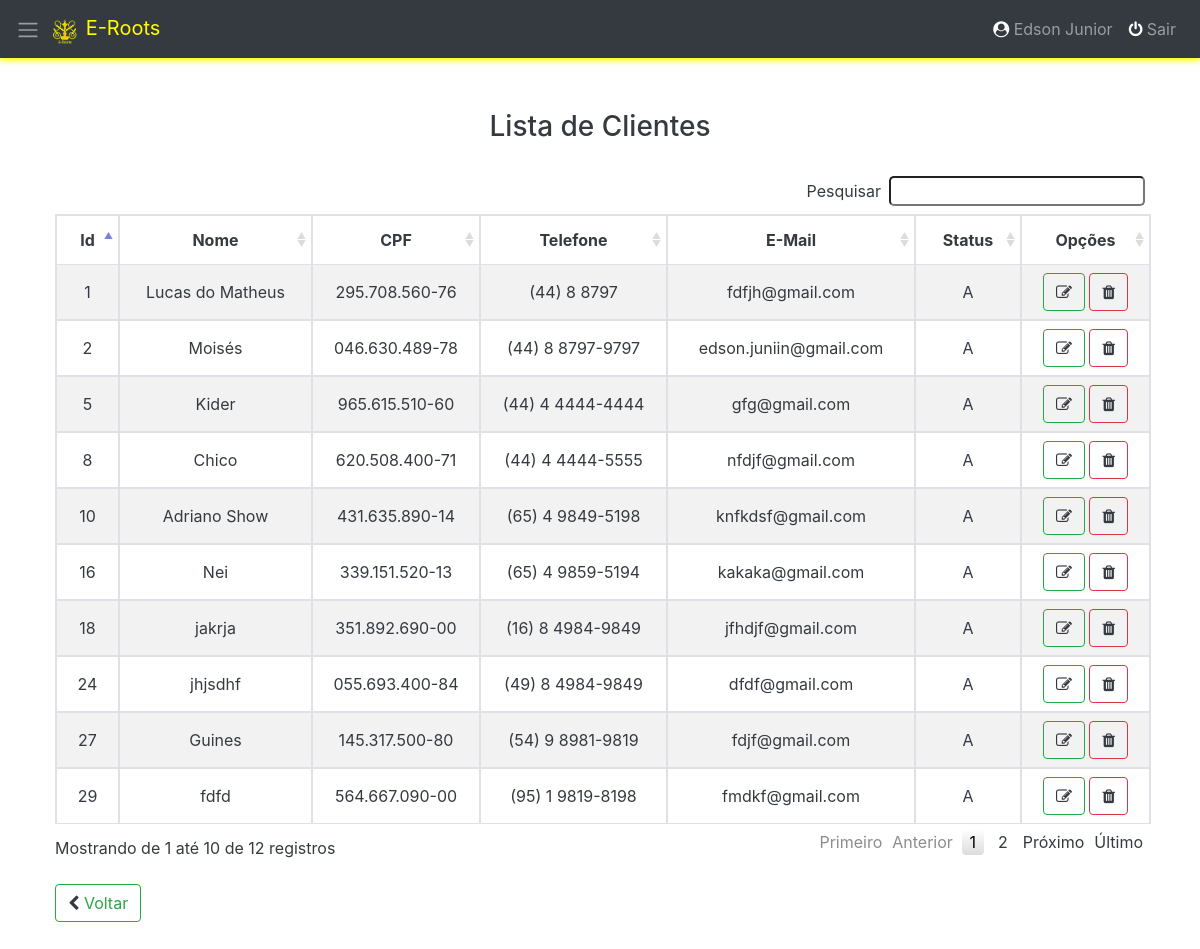
/admin/home.php?op=listar&pg=cliente (signed in), run on the app's committed database.
### tables this page shows
CREATE TABLE `cliente` (
  `idcliente` int(11) NOT NULL,
  `nome` varchar(50) NOT NULL,
  `data_nascimento` date DEFAULT NULL,
  `cpf` varchar(14) NOT NULL,
  `telefone` varchar(20) NOT NULL,
  `email` varchar(50) NOT NULL,
  `cep` int(15) NOT NULL,
  `endereco` varchar(50) NOT NULL,
  `numero_casa` int(11) NOT NULL,
  `bairro` varchar(30) NOT NULL,
  `cidade` varchar(30) NOT NULL,
  `uf` char(2) NOT NULL,
  `status` char(1) NOT NULL DEFAULT 'A' COMMENT '	A = Ativo / I = Inativo'
);

### admin/listar/cliente.php (the view, shortened to what this page needs)
<div class="container" id="listagem">
<table class="table-bordered table-striped" id="tb">
	<h3>Lista de Clientes</h3><br>
	<thead>
		<tr>
			<td><b>Id</b></td>
			<td><b>Nome</b></td>
			<td><b>CPF</b></td>
			<td><b>Telefone</b></td>
			<td><b>E-Mail</b></td>
			<td><b>Status</b></td>
			<td><b>Opções</b></td>
		</tr>
	</thead>
	</div>
	<?php
		include "comunicacao/conecta.php";
		$sql = "SELECT * FROM cliente ORDER BY nome";
		$consulta = $pdo->prepare($sql);
		$consulta->execute();
		while ( $dados = $consulta->fetch(PDO::FETCH_OBJ)) {
			$idcliente = $dados->idcliente;
			$nome 	   = $dados->nome;
			$cpf 	   = $dados->cpf;
			$telefone  = $dados->telefone;
			$email	   = $dados->email;
			$status    = $dados->status;
			if ($_SESSION["sistema"]["idtipousuario"] == 1) {
			echo "<tr>
					<td>$idcliente</td>
					<td>$nome</td>
					<td>$cpf</td>
					<td>$telefone</td>
					<td>$email</td>
					<td>$status</td>
					<td>
						<a href='home.php?op=cadastrar&pg=cliente&idcliente=$idcliente' class='btn btn-outline-success'>
							<i class='fa fa-edit'></i>
						</a>
						<a href=\"javascript:excluir($idcliente,'$nome')\" class='btn btn-outline-danger'>
							<i class='fa fa-trash'></i>
						</a>
					</td>
				</tr>";
			} else 	if ($_SESSION["sistema"]["idtipousuario"] == 2) {
				echo "<tr>
					<td>$idcliente</td>
					<td>$nome</td>
					<td>$cpf</td>
					<td>$telefone</td>
					<td>$email</td>
					<td>$status</td>
					<td>
						<a href='homefuncionario.php?op=cadastrar&pg=cliente&idcliente=$idcliente' class='btn btn-outline-success'>
							<i class='fa fa-edit'></i>
						</a>
					</td>
				</tr>";
			}
		}
	?>
<br>
<?php
if ($_SESSION["sistema"]["idtipousuario"] == 1) {
		echo "<a href='home.php' class='btn btn-outline-success'><i class='fa fa-chevron-left'></i> Voltar</a>";
	} else if ($_SESSION['sistema']['idtipousuario'] == 2) {
		echo "<a href='homefuncionario.php' class='btn btn-outline-success'><i class='fa fa-chevron-left'></i> Voltar</a>";
	}
?>

### admin/css/style.css (style rules this page uses)
body { background-color: rgb(255, 255, 255) !important; padding-top: 100px; padding-bottom: 30px; }
i { color: #343a40; }
#tb { text-align: center; }
#listagem { padding: 10px; width: 100%; height: 100%; }
h3 { text-align: center; color: #343a40 !important; }
td { color:#343a40; }

### data on the page
cliente: idcliente "10", nome "Adriano Show", cpf "431.635.890-14", telefone "(65) 4 9849-5198", email "knfkdsf@gmail.com", status "A"
cliente: idcliente "8", nome "Chico", cpf "620.508.400-71", telefone "(44) 4 4444-5555", email "nfdjf@gmail.com", status "A"
cliente: idcliente "29", nome "fdfd", cpf "564.667.090-00", telefone "(95) 1 9819-8198", email "fmdkf@gmail.com", status "A"
cliente: idcliente "27", nome "Guines", cpf "145.317.500-80", telefone "(54) 9 8981-9819", email "fdjf@gmail.com", status "A"
cliente: idcliente "18", nome "jakrja", cpf "351.892.690-00", telefone "(16) 8 4984-9849", email "jfhdjf@gmail.com", status "A"
cliente: idcliente "24", nome "jhjsdhf", cpf "055.693.400-84", telefone "(49) 8 4984-9849", email "dfdf@gmail.com", status "A"
cliente: idcliente "5", nome "Kider", cpf "965.615.510-60", telefone "(44) 4 4444-4444", email "gfg@gmail.com", status "A"
cliente: idcliente "1", nome "Lucas do Matheus", cpf "295.708.560-76", telefone "(44) 8 8797", email "fdfjh@gmail.com", status "A"
cliente: idcliente "2", nome "Moisés", cpf "046.630.489-78", telefone "(44) 8 8797-9797", email "edson.juniin@gmail.com", status "A"
cliente: idcliente "16", nome "Nei", cpf "339.151.520-13", telefone "(65) 4 9859-5194", email "kakaka@gmail.com", status "A"

### other printed values
$_SESSION["sistema"]["nome"] "Edson Junior"
